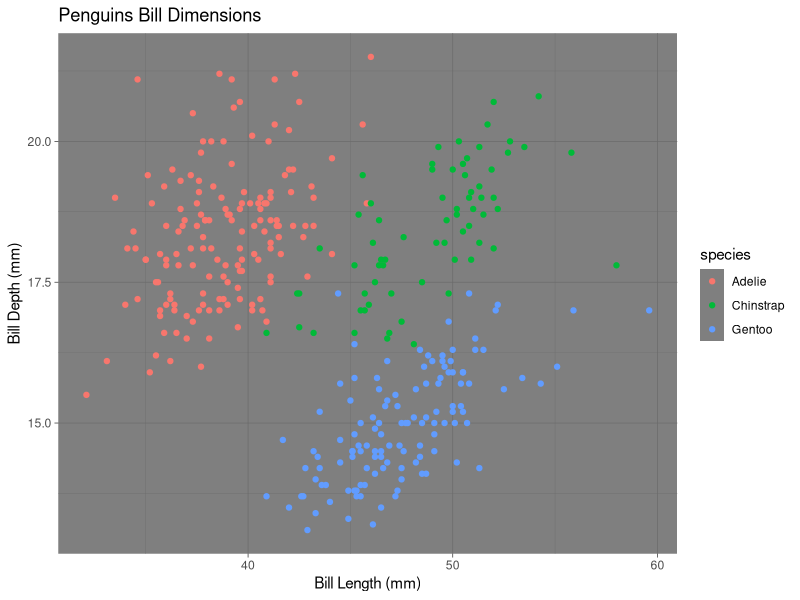
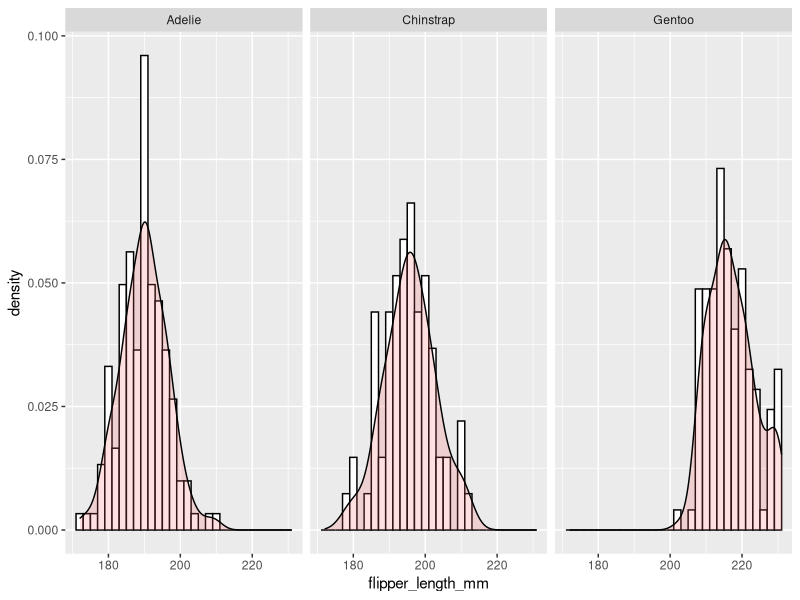
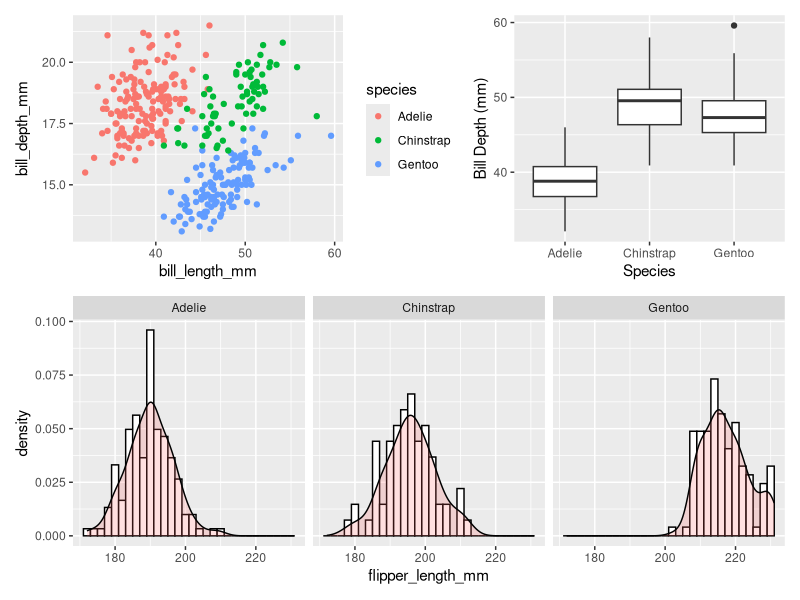

Recreate these plots in R, in order.
## ---- chunk 1
knitr::opts_chunk$set(echo = TRUE)
knitr::opts_chunk$set(message = FALSE)
knitr::opts_chunk$set(warning = FALSE)
knitr::opts_chunk$set(error = FALSE)
## ---- chunk 2
library(palmerpenguins)
library(ggplot2)

# Make a scatterplot
ggplot(penguins) + 
  aes(x=bill_length_mm, 
      y=bill_depth_mm, 
      color = species) + 
  geom_point() +
  xlab("Bill Length (mm)") +
  ylab("Bill Depth (mm)") +
  ggtitle("Penguins Bill Dimensions") +
  theme_dark()
## ---- chunk 3
# See code examples at http://www.cookbook-r.com/Graphs/Plotting_distributions_(ggplot2)/

# Look at flipper_length_mm
# for Palmer Penguins
# Histogram with density curve
# Use y=..density..
# Overlay with transparent density plot
ggplot(penguins, 
       aes(x=flipper_length_mm)) + 
  geom_histogram(aes(y=..density..),      
                 binwidth=2,
                 colour="black", 
                 fill="white") +
  geom_density(alpha=.2, 
               fill="#FF6666") +
  facet_wrap(vars(species))
## ---- chunk 4
library(patchwork)

# save each plot as an object
p1 <- ggplot(penguins, 
             aes(x=bill_length_mm, 
                 y=bill_depth_mm, 
                 color = species)) +
  geom_point()  

p2 <- ggplot(penguins, 
             aes(x=species, 
                 y=bill_length_mm)) + 
  geom_boxplot() + 
  xlab("Species") +   
  ylab("Bill Depth (mm)")

p3 <- 
  ggplot(penguins, 
         aes(x=flipper_length_mm)) + 
  geom_histogram(aes(y=..density..),      
                 binwidth=2, colour="black", 
                 fill="white") +
  geom_density(alpha=.2, fill="#FF6666") +
  facet_wrap(vars(species))

# arrange plots as you like
(p1 | p2) / p3
